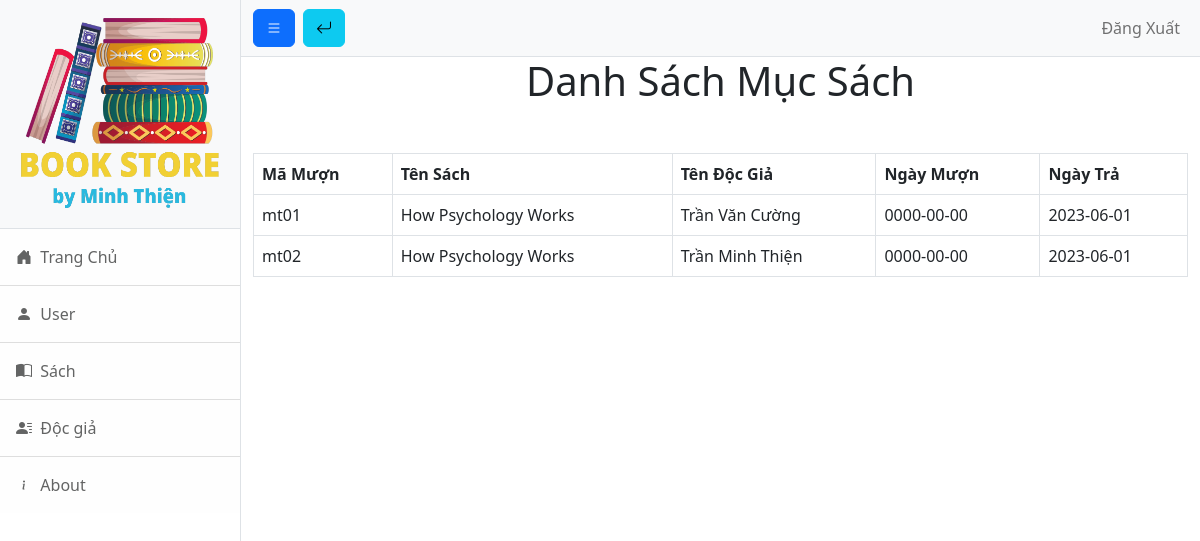
The page /thuvien/DocGia/ShowSach.php on the database its author committed.
### tables this page shows
CREATE TABLE `sach` (
  `masach` varchar(10) NOT NULL,
  `tensach` varchar(50) NOT NULL,
  `matheloai` varchar(10) NOT NULL,
  `tacgia` varchar(50) NOT NULL,
  `manxb` varchar(10) NOT NULL,
  `namxuatban` year(4) NOT NULL,
  `hientrang` varchar(20) NOT NULL
);

CREATE TABLE `muontra` (
  `mamt` varchar(10) NOT NULL,
  `madg` varchar(10) NOT NULL,
  `ngaymuon` date NOT NULL,
  `ngaytra` date NOT NULL,
  `masach` varchar(10) NOT NULL
);

CREATE TABLE `docgia` (
  `madg` varchar(10) NOT NULL,
  `tendg` varchar(30) NOT NULL,
  `diachidg` varchar(100) NOT NULL,
  `sothe` int(10) NOT NULL
);

### thuvien/DocGia/ShowSach.php (the view, shortened to what this page needs)
<!DOCTYPE html>
<html lang="en">
<head>
    <link href="css/styles.css" rel="stylesheet" />
</head>
<body>
    <div class="d-flex" id="wrapper">
        <div class="border-end bg-white" id="sidebar-wrapper">
            <div class="sidebar-heading border-bottom bg-light"><img height="200px" width="200px" src="img/logo.png"></div>
            <div class="list-group list-group-flush">
                <a class="bi bi-house-door-fill list-group-item list-group-item-action list-group-item-light p-3 " href="../home.php"> &nbspTrang Chủ</a>
                <a class="bi bi-person-fill list-group-item list-group-item-action list-group-item-light p-3" href="../admin.php"> &nbspUser</a>
                <a class="bi bi-book-half list-group-item list-group-item-action list-group-item-light p-3" href="../Sach/book.php"> &nbspSách</a>
                <a class="bi bi-person-lines-fill list-group-item list-group-item-action list-group-item-light p-3" href="docgia.php"> &nbspĐộc giả</a>
                <a class="bi bi-info list-group-item list-group-item-action list-group-item-light p-3" href=""> &nbspAbout</a>
            </div>
        </div>
        <div id="page-content-wrapper">
            <nav class="navbar navbar-expand-lg navbar-light bg-light border-bottom">
                <div class="container-fluid">
                    <button class="bi bi-list btn btn-primary" id="sidebarToggle"></button>
                    <a class="ms-2 bi bi-arrow-return-left btn btn-info" href="docgia.php"></a>
                    <div class="collapse navbar-collapse" id="navbarSupportedContent">
                        <ul class="navbar-nav ms-auto mt-2 mt-lg-0">
                            <li class="nav-item "><a class="nav-link" href="../logout.php">Đăng Xuất</a></li>
                        </ul>
                    </div>
                </div>
            </nav>
            <div class="container-fluid ">
                <h1 class="text-center">Danh Sách Mục Sách</h1>
                <br>
                <table class="table table-bordered mt-3">
                    <thead>
                        <tr>
                            <th scope="col"> Mã Mượn </th>
                            <th scope="col">Tên Sách</th>
                            <th scope="col">Tên Độc Giả</th>
                            <th scope="col">Ngày Mượn</th>
                            <th scope="col">Ngày Trả</th>
                        </tr>
                    </thead>
                    <tbody>
                        <tr>
                            <?php
                            include("connect.php");
                            $query = "SELECT * FROM sach,docgia,muontra WHERE muontra.madg = docgia.madg AND sach.masach = muontra.masach";
                            $ketqua = mysqli_query($connect, $query);
                            while ($row = mysqli_fetch_array($ketqua)) {
                                echo "<tr>";
                                echo "<td>" . $row["mamt"] . "</td>";
                                echo "<td>" . $row["tensach"] . "</td>";
                                echo "<td>" . $row["tendg"] . "</td>";
                                echo "<td>" . $row["ngaymuon"] . "</td>";
                                echo "<td>" . $row["ngaytra"] . "</td>";
                            }
                            ?>
                        </tr>
                    </tbody>
                </table>
            </div>
        </div>
    </div>
</body>
</html>

### rows shown on the page
sach: muontra.mamt "mt01", tensach "How Psychology Works", docgia.tendg "Trần Văn Cường", muontra.ngaymuon "0000-00-00", muontra.ngaytra "2023-06-01", muontra.mamt "mt02", docgia.tendg "Trần Minh Thiện"
